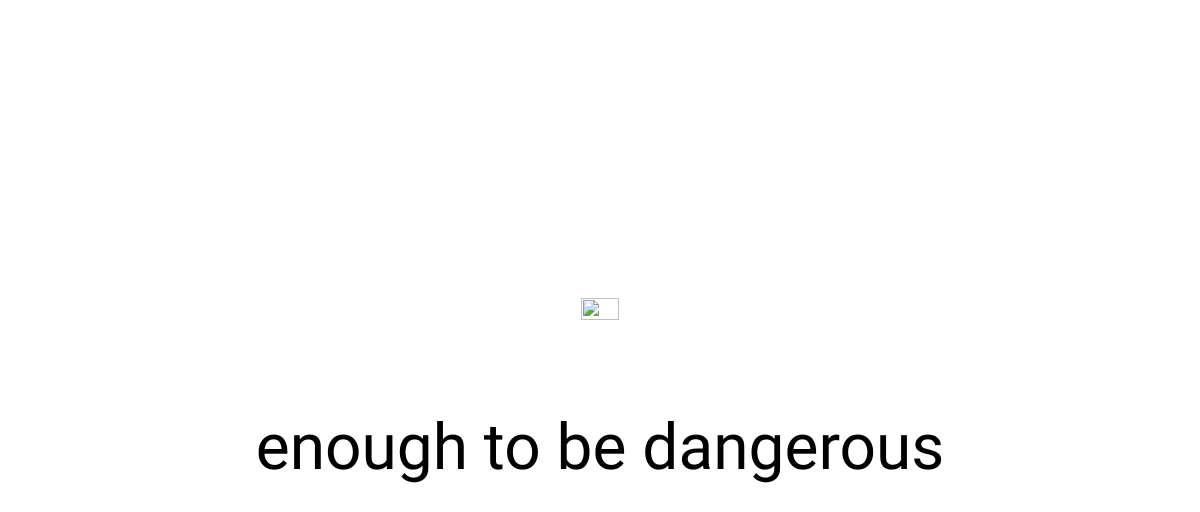
/, run on an earlier commit of the app's database.
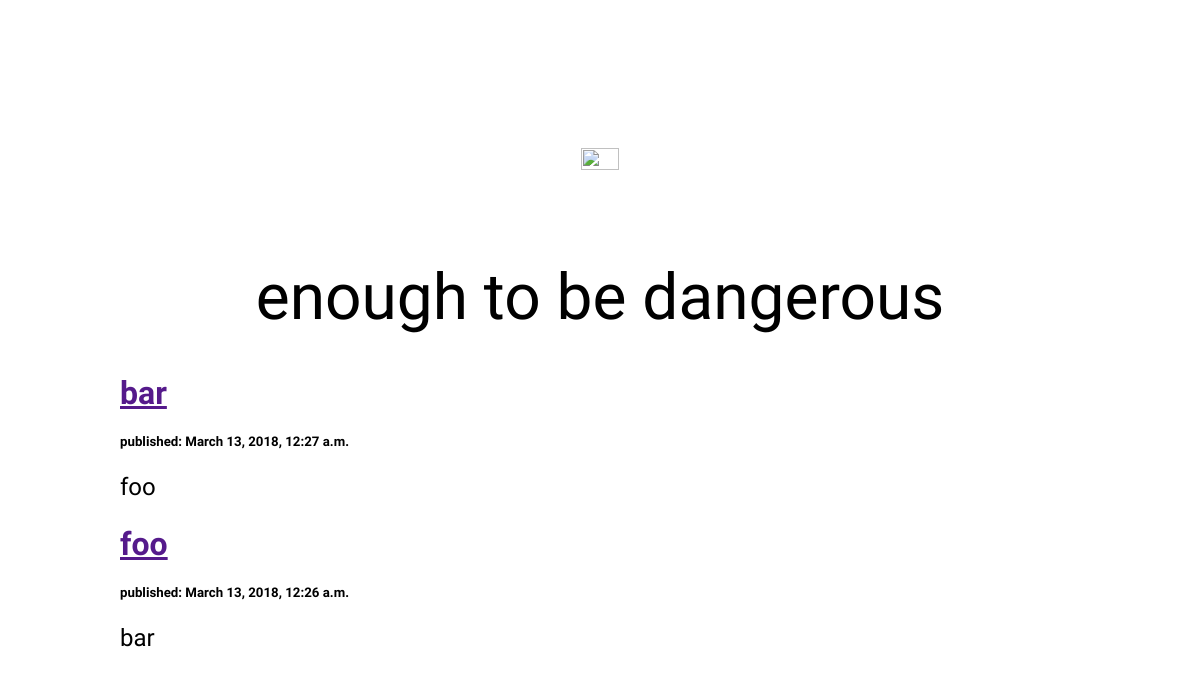
And on a later commit of the database.
### blog/models.py (models this page shows, shortened)
class Post(models.Model):
    author= models.ForeignKey('auth.User',on_delete=models.CASCADE)
    title = models.CharField(max_length=500)
    text=models.TextField()
    created_date=models.DateTimeField(
        default=timezone.now
    )
    published_date = models.DateTimeField(
        blank=True,null=True
    )

### blog/views.py (the view)
# urls.py: url(r'^$', views.post_list, name='post_list'),
def post_list(request):
    posts = Post.objects.filter(published_date__lte=timezone.now()).order_by('-published_date')
    return render(request, 'blog/post_list.html',{'posts':posts})

### blog/templates/blog/post_list.html (shortened to what this page needs)
{% load staticfiles %}
<html>
<head>
  <link rel="stylesheet" href="{% static 'css/blog.css' %}">
</head>
<body>
  <div class="headline"><img src="https://i.imgur.com/ie7DlOS.png"/><br/>
    enough to be dangerous
  </div>
  <br/>
  <div class="content">
  {% for post in posts %}
   <div class="post">
    <h1><a href="">{{ post.title }}</a></h1>
    <h5> published: {{ post.published_date }}</h5>
    <p>{{ post.text|linebreaksbr }}</p>
  </div>
  {% endfor %}
</div>
</body>
</html>

### blog/static/css/blog.css (style rules this page uses)
body { margin:10%; align-content:center; max-width:90%; }
p,li,th,tr { font-family: 'Poiret One', cursive; font-size:1.5rem; overflow:scroll; }
h1,h2,h3,h4,h5,h6 { font-family: 'Cookie', cursive; }
.headline { text-align:center; font-size:4rem; font-family: 'Poiret One', cursive; }
.headline img { height:20%; }
.post { max-width: 80%; }

What changed in the data, as far as the page shows it:
added Post: title "bar", published_date "March 13, 2018, 12:27 a.m.", text "foo"
added Post: title "foo", published_date "March 13, 2018, 12:26 a.m.", text "bar"
